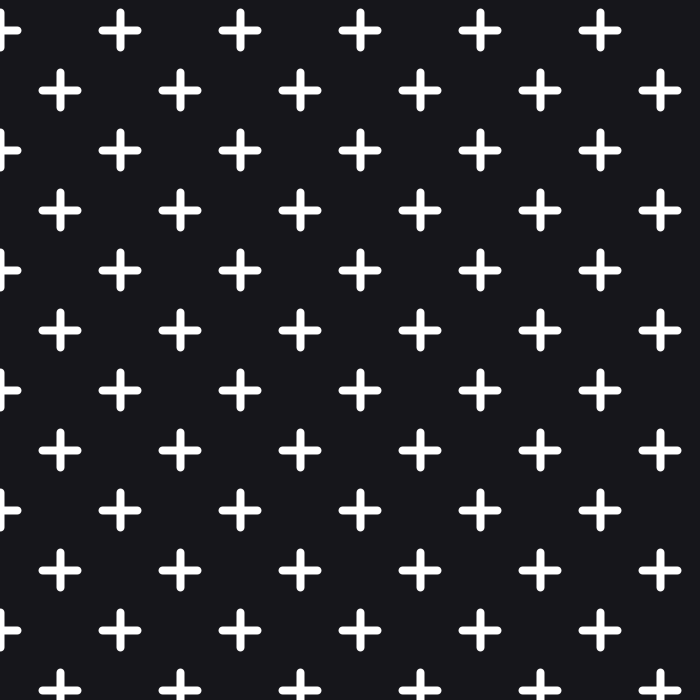
Frame 1 (no input)
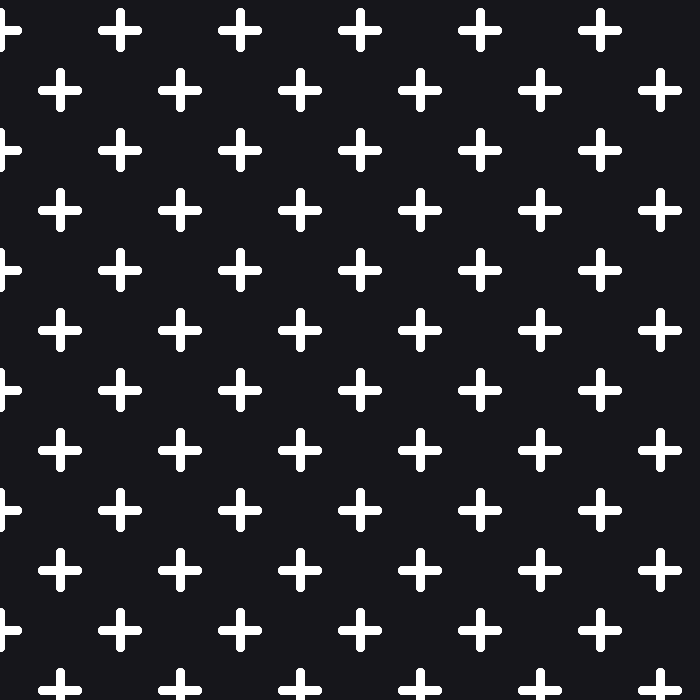
Frame 60 (the mouse pressed at the canvas centre just before this capture)
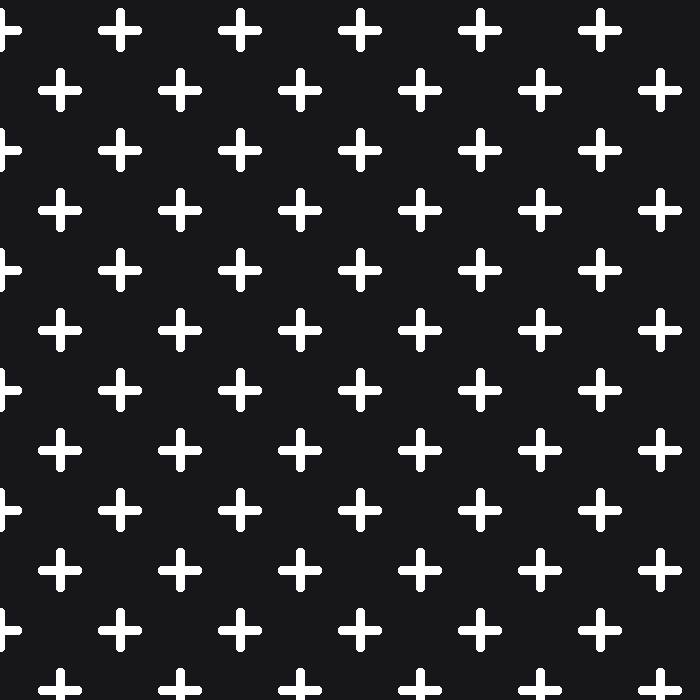
Frame 120 (the mouse held since frame 60 and released just before this capture)

The Processing sketch that drew these frames (run headless with seeded random() and noise(); from frame 60 on, the mouse is pressed at the canvas centre):

// Processing sketch: zentangle1
// ── zentangle1.pde
float x,y,x0,y0,xf,yf;
float d = 60; // longitudinal distance betweeen elements
float l = 35; // length of element

void setup(){
  size(700,700);
  background(#16161b);
  stroke(255);
  strokeWeight(8);
  strokeCap(ROUND);
  smooth();
  //noLoop();

}

void draw(){
  tangle();
  saveMe();
}

void tangle(){
  for(int j = 0; j < height/d; j++){
    for(int i = 0; i < width/d; i++){
      x = i*d;
      y = 2*d* j + pow(-1,i)*d/2;
      cros(x,y);
    }
  }
}

void cros(float xOffset, float yOffset){
  x0 = xOffset - l/2;
  y0 = yOffset;
  xf = xOffset + l/2;
  yf = yOffset;
  line(x0,y0,xf,yf);

  x0 = xOffset;
  y0 = yOffset - l/2;
  xf = xOffset;
  yf = yOffset + l/2;
  line(x0,y0,xf,yf);
}

void saveMe(){
  if(mousePressed){
    print("saved");
    save("zentangle1.png");
  }
}
